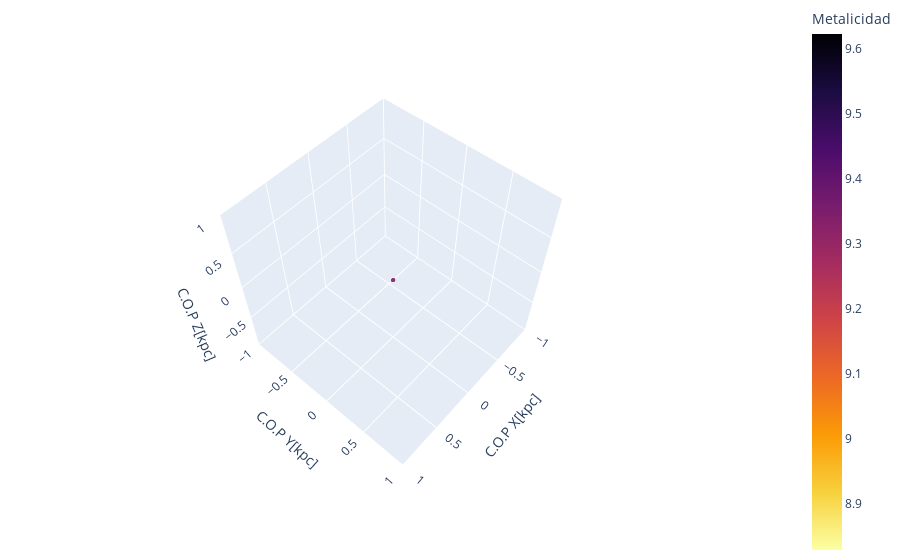

Notebook code for this chart:
### Code cell
xvar= table['CentreOfPotential_x'][mask_Max]-x_max
yvar= table['CentreOfPotential_y'][mask_Max]-y_max
zvar= table['CentreOfPotential_z'][mask_Max]-z_max

xvar_O= table['CentreOfPotential_x'][mask_null_O]-x_max
yvar_O= table['CentreOfPotential_y'][mask_null_O]-y_max
zvar_O= table['CentreOfPotential_z'][mask_null_O]-z_max

cmin = min(metal_var)
cmax = max(metal_var)


fig = go.Figure(data=[go.Scatter3d(
    x=xvar,
    y=yvar,
    z=zvar,
    mode='markers',
    marker=dict(
        sizemin=sizemin,
        size=size,
        cauto=False,
        cmin=cmin,
        cmax=cmax,
        showscale=True,
        color=metal_var,        # set color to an array/list of desired values
        colorscale='inferno',   # choose a colorscale
        opacity=0.9,
        reversescale=True,
        colorbar=dict(title='Metalicidad')
    )
    ),go.Scatter3d(
        x=xvar_O,
        y=yvar_O,
        z=zvar_O,
        mode='markers',
        marker=dict(
        sizemin=sizemin,
        size=size_O,
        color='mediumslateblue',   # choose a colorscale
        opacity=0.9
    )
)])

# tight layout
fig.update_layout(scene = dict(
                    xaxis_title='C.O.P X[Mpc]',
                    yaxis_title='C.O.P Y[Mpc]',
                    zaxis_title='C.O.P Z[Mpc]'),
                    width=700,
                  margin =dict(l=0, r=0, b=0, t=0))

fig.show()

### Figure 1 — Plotly figure (JSON) as saved in the notebook; plotly's stock layout.template omitted (floating-point values rounded to 4 significant figures)
{"data": [{"marker": {"cauto": false, "cmax": 9.623, "cmin": 8.828, "color": [9.34, 9.123, 9.522, 9.496, 9.623, 9.438, 9.614, 9.399, 9.486, 9.073, 9.379, 9.146, 9.501, 9.187, 9.109, 8.98, 9.561, 9.518, 8.887, 9.095, 9.597, 9.048, 9.148, 9.448, 8.993, 8.939, 9.496, 9.004, 9.164, 9.49, 9.038, 9.452, 9.501, 9.256, 8.968, 9.206, 9.078, 9.241, 8.978, 9.436, 9.582, 9.152, 9.113, 9.486, 9.529, 9.605, 8.931, 9.324, 9.53, 9.571, 9.571, 9.478, 9.191, 9.491, 9.164, 9.56, 9.22, 9.108, 9.509, 8.828, 9.296, 9.202, 9.42], "colorbar": {"title": {"text": "Metalicidad"}}, "colorscale": [[0, "#000004"], [0.1111, "#1b0c41"], [0.2222, "#4a0c6b"], [0.3333, "#781c6d"], [0.4444, "#a52c60"], [0.5556, "#cf4446"], [0.6667, "#ed6925"], [0.7778, "#fb9b06"], [0.8889, "#f7d13d"], [1, "#fcffa4"]], "opacity": 0.9, "reversescale": true, "showscale": true, "size": [3.393, 2.964, 3.024, 2.284, 2.647, 3.76, 2.535, 3.62, 4.129, 3.368, 3.407, 2.91, 4.506, 4.034, 3.754, 5.974, 5.389, 5.559, 3.32, 3.334, 5.421, 21.53, 0.9223, 1.782, 0.9708, 1.058, 1.677, 1.14, 1.39, 2.425, 13.61, 1.945, 1.677, 1.528, 6.348, 10.77, 4.046, 4.938, 3.182, 2.019, 2.403, 1.347, 1.806, 2.582, 2.206, 2.114, 1.543, 2.257, 2.044, 2.476, 2.628, 3.832, 2.425, 2.23, 2.228, 3.035, 2.276, 2.843, 2.769, 2.014, 2.547, 3.594, 3.444], "sizemin": 0.9223}, "mode": "markers", "type": "scatter3d", "x": [0], "y": [0], "z": [0]}, {"marker": {"color": "mediumslateblue", "opacity": 0.9, "size": [], "sizemin": 0.9223}, "mode": "markers", "type": "scatter3d", "x": [], "y": [], "z": []}], "layout": {"autosize": true, "margin": {"b": 0, "l": 0, "r": 0, "t": 0}, "scene": {"aspectmode": "auto", "aspectratio": {"x": 1, "y": 1, "z": 1}, "camera": {"center": {"x": 0, "y": 0, "z": 0}, "eye": {"x": 1.441, "y": 1.266, "z": 2.537}, "projection": {"type": "perspective"}, "up": {"x": 0, "y": 0, "z": 1}}, "xaxis": {"title": {"text": "C.O.P X[kpc]"}, "type": "linear"}, "yaxis": {"title": {"text": "C.O.P Y[kpc]"}, "type": "linear"}, "zaxis": {"title": {"text": "C.O.P Z[kpc]"}, "type": "linear"}}}}
